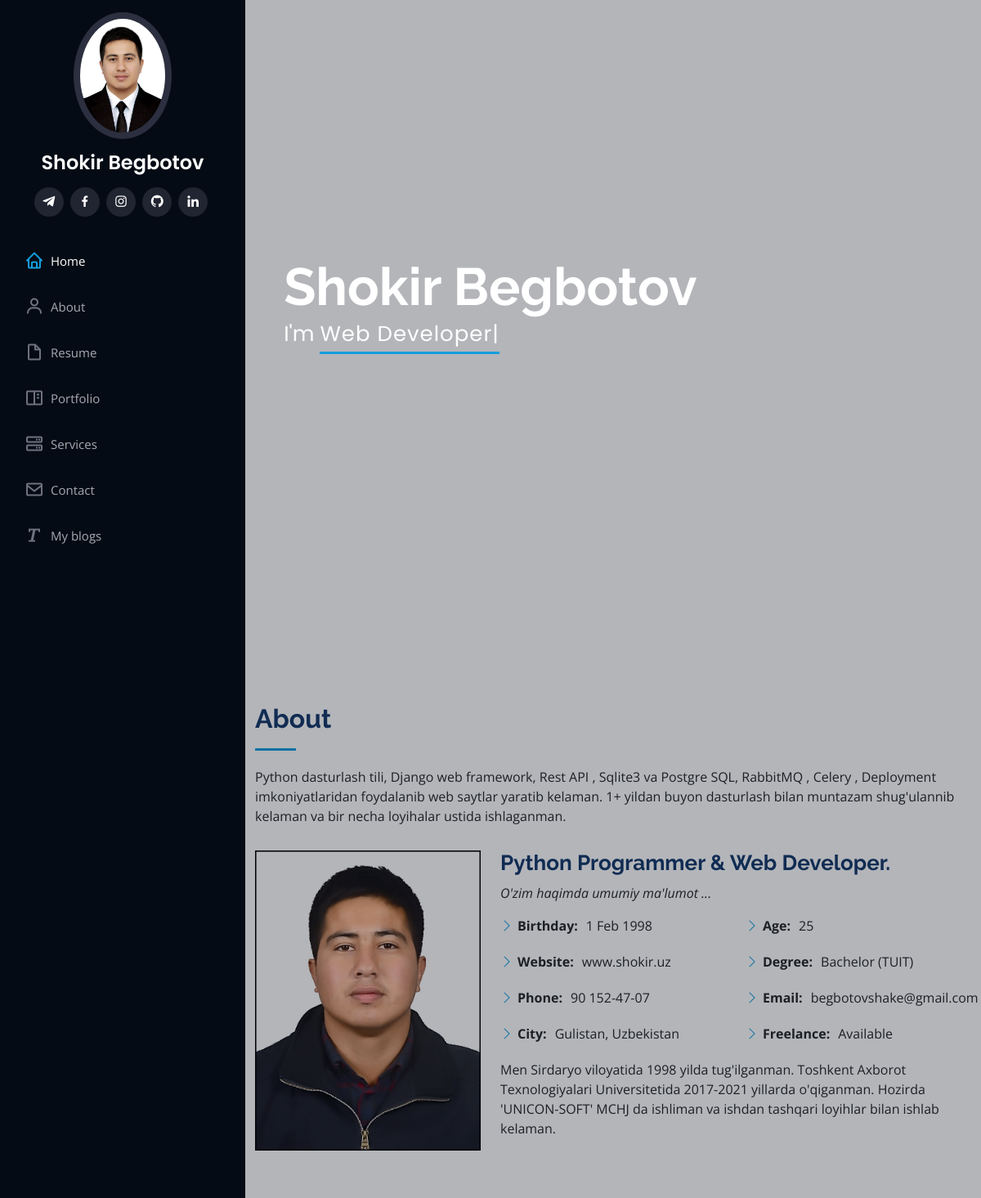
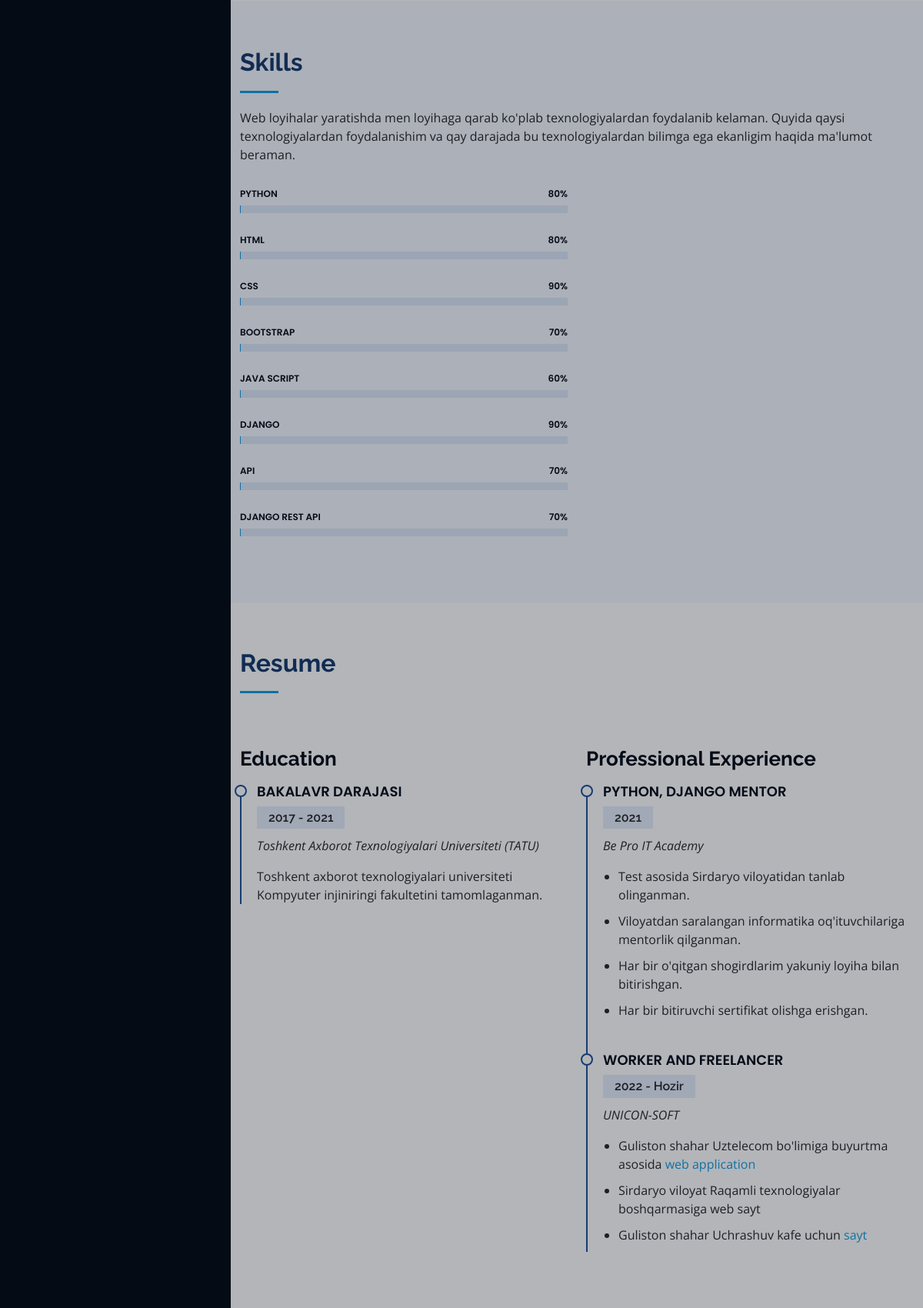
The page / (upper part) on the database its author committed (2 pictures, top to bottom).
### my_portfolio/models.py (models this page shows, shortened)
class MySkills(models.Model):
    skill_name = models.CharField(max_length=20)
    skill_degree = models.IntegerField()

### my_portfolio/views.py (the view)
# urls.py: 2. Add a URL to urlpatterns:  path('', Home.as_view(), name='home')
class Home(View):
    def get(self, request):
        skills = MySkills.objects.all()
        portfolio = MyPortfolio.objects.all()
        form = SendForm()
        if request.method == 'POST':
            form = SendForm(request.POST)
            if form.is_valid():
                form.save()
        context = {'skills': skills, 'portfolio': portfolio, 'form':form}
        return render(request, 'my_portfolio/index.html', context)

### my_portfolio/templates/my_portfolio/index.html (shortened to what this page needs)
{% extends 'my_portfolio/base.html' %}
{% load static %}
{% block content %}
  <section id="hero" class="d-flex flex-column justify-content-center align-items-center">
    <div class="hero-container" data-aos="fade-in">
      <h1>Shokir Begbotov</h1>
      <p>I'm <span class="typed" data-typed-items="Web Developer, Python Programmer, working with Django Framework"></span></p>
    </div>
  </section>
  <main id="main">
    <section id="about" class="about">
      <div class="container">
        <div class="section-title">
          <h2>About</h2>
          <p>Python dasturlash tili, Django web framework, Rest API , Sqlite3 va Postgre SQL, RabbitMQ , Celery , Deployment imkoniyatlaridan foydalanib web saytlar yaratib kelaman.
          1+ yildan buyon dasturlash bilan muntazam shug'ulannib kelaman va bir necha loyihalar ustida ishlaganman.</p>
        </div>
        <div class="row">
          <div class="col-lg-4" data-aos="fade-right">
            <img src="{% static 'assets/img/me.jpg' %}" class="img-fluid" alt="">
          </div>
          <div class="col-lg-8 pt-4 pt-lg-0 content" data-aos="fade-left">
            <h3>Python Programmer &amp; Web Developer.</h3>
            <p class="fst-italic">
              O'zim haqimda umumiy ma'lumot ...
            </p>
            <div class="row">
              <div class="col-lg-6">
                <ul>
                  <li><i class="bi bi-chevron-right"></i> <strong>Birthday:</strong> <span>1 Feb 1998</span></li>
                  <li><i class="bi bi-chevron-right"></i> <strong>Website:</strong> <span>www.shokir.uz</span></li>
                  <li><i class="bi bi-chevron-right"></i> <strong>Phone:</strong> <span>90 152-47-07</span></li>
                  <li><i class="bi bi-chevron-right"></i> <strong>City:</strong> <span>Gulistan, Uzbekistan</span></li>
                </ul>
              </div>
              <div class="col-lg-6">
                <ul>
                  <li><i class="bi bi-chevron-right"></i> <strong>Age:</strong> <span>25</span></li>
                  <li><i class="bi bi-chevron-right"></i> <strong>Degree:</strong> <span>Bachelor (TUIT)</span></li>
                  <li><i class="bi bi-chevron-right"></i> <strong>Email:</strong> <span>begbotovshake@gmail.com</span></li>
                  <li><i class="bi bi-chevron-right"></i> <strong>Freelance:</strong> <span>Available</span></li>
                </ul>
              </div>
            </div>
            <p>
              Men Sirdaryo viloyatida 1998 yilda tug'ilganman. Toshkent Axborot Texnologiyalari Universitetida 2017-2021 yillarda o'qiganman. Hozirda
              'UNICON-SOFT' MCHJ da ishliman va ishdan tashqari loyihlar bilan ishlab kelaman.
             </p>
          </div>
        </div>
      </div>
    </section>
    <section id="skills" class="skills section-bg">
      <div class="container">
        <div class="section-title">
          <h2>Skills</h2>
          <p>Web loyihalar yaratishda men loyihaga qarab ko'plab texnologiyalardan foydalanib kelaman.
          Quyida qaysi texnologiyalardan foydalanishim va qay darajada bu texnologiyalardan bilimga ega
          ekanligim haqida ma'lumot beraman.</p>
        </div>
        <div class="row skills-content">
          <div class="col-lg-6" data-aos="fade-up">
            {% for skill in skills %}
              <div class="progress">
                <span class="skill">{{ skill.skill_name }} <i class="val">{{ skill.skill_degree}}%</i></span>
                <div class="progress-bar-wrap">
                </div>
              </div>
            {% endfor %}
          </div>
        </div>
      </div>
    </section>
    <section id="resume" class="resume">
      <div class="container">
        <div class="section-title">
          <h2>Resume</h2>
        </div>
        <div class="row">
          <div class="col-lg-6" data-aos="fade-up">
            <h3 class="resume-title">Education</h3>
            <div class="resume-item">
              <h4>Bakalavr Darajasi</h4>
              <h5>2017 - 2021</h5>
              <p><em>Toshkent Axborot Texnologiyalari Universiteti (TATU)</em></p>
              <p> Toshkent axborot texnologiyalari universiteti Kompyuter injiniringi fakultetini tamomlaganman.</p>
            </div>
          </div>
          <div class="col-lg-6" data-aos="fade-up" data-aos-delay="100">
            <h3 class="resume-title">Professional Experience</h3>
            <div class="resume-item">
              <h4>Python, Django Mentor</h4>
              <h5>2021</h5>
              <p><em>Be Pro IT Academy</em></p>
              <ul>
                <li>Test asosida Sirdaryo viloyatidan tanlab olinganman.</li>
                <li>Viloyatdan saralangan informatika oq'ituvchilariga mentorlik qilganman. </li>
                <li>Har bir o'qitgan shogirdlarim yakuniy loyiha bilan bitirishgan.</li>
                <li>Har bir bitiruvchi sertifikat olishga erishgan.</li>
              </ul>
            </div>
            <div class="resume-item">
              <h4>Worker and Freelancer</h4>
              <h5>2022 - Hozir</h5>
              <p><em>UNICON-SOFT</em></p>
              <ul>
                <li>Guliston shahar Uztelecom bo'limiga buyurtma asosida <a href="https://amtc.uz">web application</a> </li>
                <li>Sirdaryo viloyat Raqamli texnologiyalar boshqarmasiga web sayt</li>
                <li>Guliston shahar Uchrashuv kafe uchun <a href="https://github.com/Shokir-developer/uchrashuv_cafe">sayt</a></li>
              </ul>
            </div>
          </div>
        </div>
      </div>
    </section>
  </main>
 {% endblock content %}

### my_portfolio/templates/my_portfolio/base.html (shortened to what this page needs)
{% load static %}
<!DOCTYPE html>
<html lang="en">
<head>
  <link href="https://cdn.jsdelivr.net/npm/bootstrap@5.1.3/dist/css/bootstrap.min.css" rel="stylesheet">
  <link href="{% static 'assets/vendor/aos/aos.css' %}" rel="stylesheet">
  <link href="{% static 'assets/vendor/bootstrap/css/bootstrap.min.css' %}" rel="stylesheet">
  <link href="{% static 'assets/vendor/bootstrap-icons/bootstrap-icons.css' %}" rel="stylesheet">
  <link href="{% static 'assets/vendor/boxicons/css/boxicons.min.css' %}" rel="stylesheet">
  <link href="{% static 'assets/vendor/glightbox/css/glightbox.min.css' %}" rel="stylesheet">
  <link href="{% static 'assets/vendor/swiper/swiper-bundle.min.css' %}" rel="stylesheet">
  <link href="{% static 'assets/css/style.css' %}" rel="stylesheet">
</head>
<body>
  <header id="header">
    <div class="d-flex flex-column">
      <div class="profile">
        <img src="{% static 'assets/img/profile.jpg' %}" alt="" class="img-fluid rounded-circle">
        <h1 class="text-light"><a href="{% url 'blog:homepage' %}">Shokir Begbotov</a></h1>
        <div class="social-links mt-3 text-center">
          <a href="https://t.me/begbotov_shokir" class="twitter"><i class="bx bxl-telegram"></i></a>
          <a href="https://www.facebook.com/shokir.begbotov.9/" class="facebook"><i class="bx bxl-facebook"></i></a>
          <a href="https://www.instagram.com/shokirjon_begbotov" class="instagram"><i class="bx bxl-instagram"></i></a>
          <a href="https://github.com/Shokir-developer" class="google-plus"><i class="bx bxl-github"></i></a>
          <a href="https://www.linkedin.com/in/shokir-begbotov-7580511b9/" class="linkedin"><i class="bx bxl-linkedin"></i></a>
        </div>
      </div>
      <nav id="navbar" class="nav-menu navbar">
        <ul>
          <li><a href="{% url 'blog:homepage' %}#hero" class="nav-link scrollto active"><i class="bx bx-home"></i> <span>Home</span></a></li>
          <li><a href="{% url 'blog:homepage' %}#about" class="nav-link scrollto"><i class="bx bx-user"></i> <span>About</span></a></li>
          <li><a href="{% url 'blog:homepage' %}#resume" class="nav-link scrollto"><i class="bx bx-file-blank"></i> <span>Resume</span></a></li>
          <li><a href="{% url 'blog:homepage' %}#portfolio" class="nav-link scrollto"><i class="bx bx-book-content"></i> <span>Portfolio</span></a></li>
          <li><a href="{% url 'blog:homepage' %}#services" class="nav-link scrollto"><i class="bx bx-server"></i> <span>Services</span></a></li>
          <li><a href="{% url 'blog:homepage' %}#contact" class="nav-link scrollto"><i class="bx bx-envelope"></i> <span>Contact</span></a></li>
          <li><a href="{% url 'blog:blogs' %}" class="nav-link scrollto"><i class="bx bx-text"></i> <span>My blogs</span></a></li>
        </ul>
      </nav>
    </div>
  </header>
  {% block content%}
  {% endblock content%}
</body>
</html>

### static/assets/css/style.css (style rules this page uses)
body { font-family: "Open Sans", sans-serif; color: #272829; }
a { color: #149ddd; text-decoration: none; }
h1, h2, h3, h4, h5, h6 { font-family: "Raleway", sans-serif; }
#header { position: fixed; top: 0; left: 0; bottom: 0; width: 300px; transition: all ease-in-out 0.5s; z-index: 9997; transition: all 0.5s; padding: 0 15px; background: #040b14; overflow-y: auto; }
#header .profile img { margin: 15px auto; display: block; width: 120px; border: 8px solid #2c2f3f; }
#header .profile h1 { font-size: 24px; margin: 0; padding: 0; font-weight: 600; -moz-text-align-last: center; text-align-last: center; font-family: "Poppins", sans-serif; }
#header .profile h1 a, #header .profile h1 a:hover { color: #fff; text-decoration: none; }
#header .profile .social-links a { font-size: 18px; display: inline-block; background: #212431; color: #fff; line-height: 1; padding: 8px 0; margin-right: 4px; border-radius: 50%; text-align: center; width: 36px; height: 36px; transition: 0.3s; }
#main { margin-left: 300px; }
.nav-menu { padding: 30px 0 0 0; }
.nav-menu * { margin: 0; padding: 0; list-style: none; }
.nav-menu>ul>li { position: relative; white-space: nowrap; }
.nav-menu a, .nav-menu a:focus { display: flex; align-items: center; color: #a8a9b4; padding: 12px 15px; margin-bottom: 8px; transition: 0.3s; font-size: 15px; }
.nav-menu a i, .nav-menu a:focus i { font-size: 24px; padding-right: 8px; color: #6f7180; }
.nav-menu a:hover, .nav-menu .active, .nav-menu .active:focus, .nav-menu li:hover>a { text-decoration: none; color: #fff; }
.nav-menu a:hover i, .nav-menu .active i, .nav-menu .active:focus i, .nav-menu li:hover>a i { color: #149ddd; }
#hero { width: 100%; height: 100vh; background-size: cover; }
#hero:before { content: ""; background: rgba(5, 13, 24, 0.3); position: absolute; bottom: 0; top: 0; left: 0; right: 0; z-index: 1; }
#hero .hero-container { position: relative; z-index: 2; min-width: 300px; }
#hero h1 { margin: 0 0 10px 0; font-size: 64px; font-weight: 700; line-height: 56px; color: #fff; }
#hero p { color: #fff; margin-bottom: 50px; font-size: 26px; font-family: "Poppins", sans-serif; }
#hero p span { color: #fff; padding-bottom: 4px; letter-spacing: 1px; border-bottom: 3px solid #149ddd; }
@media (min-width: 1024px) { #hero { background-attachment: fixed; } }
section { padding: 60px 0; overflow: hidden; }
.section-bg { background: #f5f8fd; }
.section-title { padding-bottom: 30px; }
.section-title h2 { font-size: 32px; font-weight: bold; margin-bottom: 20px; padding-bottom: 20px; position: relative; color: #173b6c; }
.section-title h2::after { content: ""; position: absolute; display: block; width: 50px; height: 3px; background: #149ddd; bottom: 0; left: 0; }
.section-title p { margin-bottom: 0; }
.about .content h3 { font-weight: 700; font-size: 26px; color: #173b6c; }
.about .content ul { list-style: none; padding: 0; }
.about .content ul li { margin-bottom: 20px; display: flex; align-items: center; }
.about .content ul strong { margin-right: 10px; }
.about .content ul i { font-size: 16px; margin-right: 5px; color: #149ddd; line-height: 0; }
.about .content p:last-child { margin-bottom: 0; }
.skills .progress { height: 60px; display: block; background: none; border-radius: 0; }
.skills .progress .skill { padding: 0; margin: 0 0 6px 0; text-transform: uppercase; display: block; font-weight: 600; font-family: "Poppins", sans-serif; color: #050d18; }
.skills .progress .skill .val { float: right; font-style: normal; }
.skills .progress-bar-wrap { background: #dce8f8; height: 10px; }
.resume .resume-title { font-size: 26px; font-weight: 700; margin-top: 20px; margin-bottom: 20px; color: #050d18; }
.resume .resume-item { padding: 0 0 20px 20px; margin-top: -2px; border-left: 2px solid #1f5297; position: relative; }
.resume .resume-item h4 { line-height: 18px; font-size: 18px; font-weight: 600; text-transform: uppercase; font-family: "Poppins", sans-serif; color: #050d18; margin-bottom: 10px; }
.resume .resume-item h5 { font-size: 16px; background: #e4edf9; padding: 5px 15px; display: inline-block; font-weight: 600; margin-bottom: 10px; }
.resume .resume-item ul { padding-left: 20px; }
.resume .resume-item ul li { padding-bottom: 10px; }
.resume .resume-item:last-child { padding-bottom: 0; }
.resume .resume-item::before { content: ""; position: absolute; width: 16px; height: 16px; border-radius: 50px; left: -9px; top: 0; background: #fff; border: 2px solid #1f5297; }

### rows shown on the page
MySkills: skill_name "PYTHON", skill_degree "80"
MySkills: skill_name "HTML", skill_degree "80"
MySkills: skill_name "CSS", skill_degree "90"
MySkills: skill_name "BOOTSTRAP", skill_degree "70"
MySkills: skill_name "JAVA SCRIPT", skill_degree "60"
MySkills: skill_name "DJANGO", skill_degree "90"
MySkills: skill_name "API", skill_degree "70"
MySkills: skill_name "DJANGO REST API", skill_degree "70"
